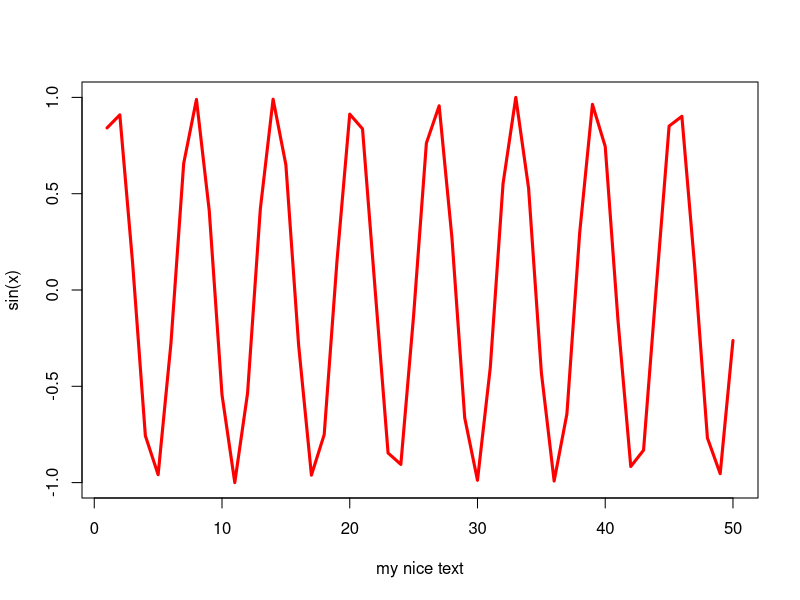

Here is the R script that generated this plot:
# ---
# title: "class04.R"
# author: "Jocelyn Olvera"
# date: "2021-10-08"
# ---

#In class plot with Professor Barry
x <- 1:50
plot(x, sin(x), type="l", col="red", lwd=3, 
     xlab="my nice text")
